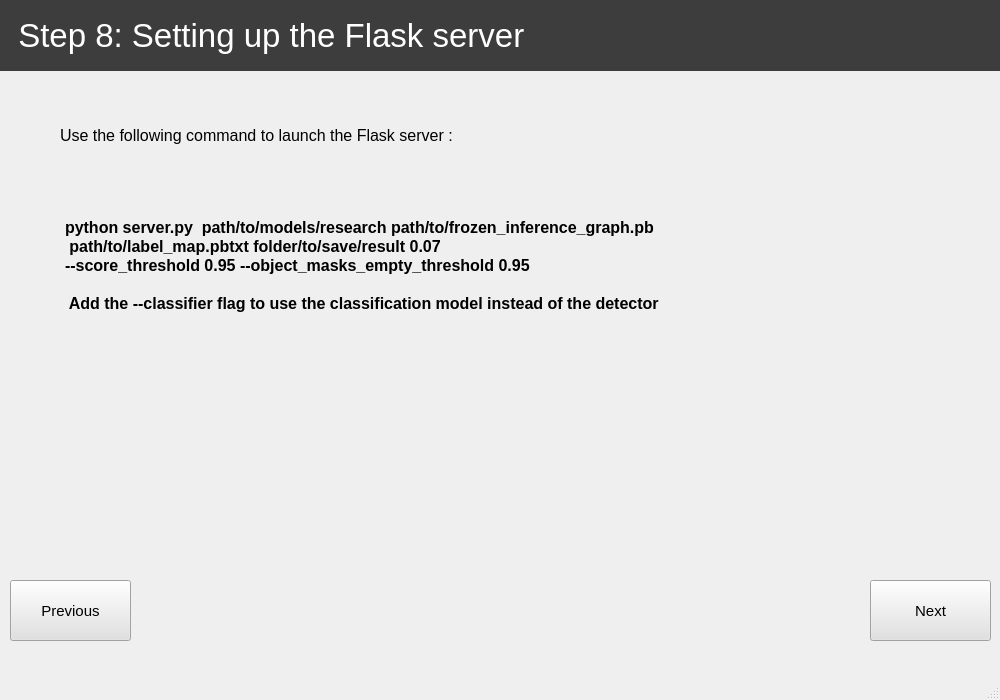
<?xml version="1.0" encoding="UTF-8"?>
<ui version="4.0">
 <class>step10</class>
 <widget class="QMainWindow" name="step10">
  <property name="geometry">
   <rect>
    <x>0</x>
    <y>0</y>
    <width>1000</width>
    <height>700</height>
   </rect>
  </property>
  <property name="windowTitle">
   <string>Scantronic</string>
  </property>
  <widget class="QWidget" name="centralwidget">
   <widget class="QLabel" name="label">
    <property name="geometry">
     <rect>
      <x>0</x>
      <y>0</y>
      <width>1001</width>
      <height>71</height>
     </rect>
    </property>
    <property name="palette">
     <palette>
      <active>
       <colorrole role="WindowText">
        <brush brushstyle="SolidPattern">
         <color alpha="255">
          <red>255</red>
          <green>255</green>
          <blue>255</blue>
         </color>
        </brush>
       </colorrole>
       <colorrole role="Button">
        <brush brushstyle="SolidPattern">
         <color alpha="255">
          <red>61</red>
          <green>61</green>
          <blue>61</blue>
         </color>
        </brush>
       </colorrole>
       <colorrole role="Base">
        <brush brushstyle="SolidPattern">
         <color alpha="255">
          <red>61</red>
          <green>61</green>
          <blue>61</blue>
         </color>
        </brush>
       </colorrole>
       <colorrole role="Window">
        <brush brushstyle="SolidPattern">
         <color alpha="255">
          <red>61</red>
          <green>61</green>
          <blue>61</blue>
         </color>
        </brush>
       </colorrole>
      </active>
      <inactive>
       <colorrole role="WindowText">
        <brush brushstyle="SolidPattern">
         <color alpha="255">
          <red>255</red>
          <green>255</green>
          <blue>255</blue>
         </color>
        </brush>
       </colorrole>
       <colorrole role="Button">
        <brush brushstyle="SolidPattern">
         <color alpha="255">
          <red>61</red>
          <green>61</green>
          <blue>61</blue>
         </color>
        </brush>
       </colorrole>
       <colorrole role="Base">
        <brush brushstyle="SolidPattern">
         <color alpha="255">
          <red>61</red>
          <green>61</green>
          <blue>61</blue>
         </color>
        </brush>
       </colorrole>
       <colorrole role="Window">
        <brush brushstyle="SolidPattern">
         <color alpha="255">
          <red>61</red>
          <green>61</green>
          <blue>61</blue>
         </color>
        </brush>
       </colorrole>
      </inactive>
      <disabled>
       <colorrole role="WindowText">
        <brush brushstyle="SolidPattern">
         <color alpha="255">
          <red>120</red>
          <green>120</green>
          <blue>120</blue>
         </color>
        </brush>
       </colorrole>
       <colorrole role="Button">
        <brush brushstyle="SolidPattern">
         <color alpha="255">
          <red>61</red>
          <green>61</green>
          <blue>61</blue>
         </color>
        </brush>
       </colorrole>
       <colorrole role="Base">
        <brush brushstyle="SolidPattern">
         <color alpha="255">
          <red>61</red>
          <green>61</green>
          <blue>61</blue>
         </color>
        </brush>
       </colorrole>
       <colorrole role="Window">
        <brush brushstyle="SolidPattern">
         <color alpha="255">
          <red>61</red>
          <green>61</green>
          <blue>61</blue>
         </color>
        </brush>
       </colorrole>
      </disabled>
     </palette>
    </property>
    <property name="font">
     <font>
      <pointsize>25</pointsize>
     </font>
    </property>
    <property name="autoFillBackground">
     <bool>false</bool>
    </property>
    <property name="styleSheet">
     <string notr="true">background-color: rgb(61, 61, 61);</string>
    </property>
    <property name="lineWidth">
     <number>17</number>
    </property>
    <property name="text">
     <string>  Step 8: Setting up the Flask server</string>
    </property>
   </widget>
   <widget class="QLabel" name="label_11">
    <property name="geometry">
     <rect>
      <x>60</x>
      <y>120</y>
      <width>741</width>
      <height>30</height>
     </rect>
    </property>
    <property name="font">
     <font>
      <pointsize>12</pointsize>
     </font>
    </property>
    <property name="text">
     <string>Use the following command to launch the Flask server :</string>
    </property>
    <property name="alignment">
     <set>Qt::AlignLeading|Qt::AlignLeft|Qt::AlignVCenter</set>
    </property>
   </widget>
   <widget class="QPushButton" name="pushButton_7">
    <property name="geometry">
     <rect>
      <x>10</x>
      <y>580</y>
      <width>121</width>
      <height>61</height>
     </rect>
    </property>
    <property name="palette">
     <palette>
      <active>
       <colorrole role="Button">
        <brush brushstyle="SolidPattern">
         <color alpha="255">
          <red>225</red>
          <green>225</green>
          <blue>225</blue>
         </color>
        </brush>
       </colorrole>
       <colorrole role="Base">
        <brush brushstyle="SolidPattern">
         <color alpha="255">
          <red>225</red>
          <green>225</green>
          <blue>225</blue>
         </color>
        </brush>
       </colorrole>
       <colorrole role="Window">
        <brush brushstyle="SolidPattern">
         <color alpha="255">
          <red>225</red>
          <green>225</green>
          <blue>225</blue>
         </color>
        </brush>
       </colorrole>
      </active>
      <inactive>
       <colorrole role="Button">
        <brush brushstyle="SolidPattern">
         <color alpha="255">
          <red>225</red>
          <green>225</green>
          <blue>225</blue>
         </color>
        </brush>
       </colorrole>
       <colorrole role="Base">
        <brush brushstyle="SolidPattern">
         <color alpha="255">
          <red>225</red>
          <green>225</green>
          <blue>225</blue>
         </color>
        </brush>
       </colorrole>
       <colorrole role="Window">
        <brush brushstyle="SolidPattern">
         <color alpha="255">
          <red>225</red>
          <green>225</green>
          <blue>225</blue>
         </color>
        </brush>
       </colorrole>
      </inactive>
      <disabled>
       <colorrole role="Button">
        <brush brushstyle="SolidPattern">
         <color alpha="255">
          <red>225</red>
          <green>225</green>
          <blue>225</blue>
         </color>
        </brush>
       </colorrole>
       <colorrole role="Base">
        <brush brushstyle="SolidPattern">
         <color alpha="255">
          <red>225</red>
          <green>225</green>
          <blue>225</blue>
         </color>
        </brush>
       </colorrole>
       <colorrole role="Window">
        <brush brushstyle="SolidPattern">
         <color alpha="255">
          <red>225</red>
          <green>225</green>
          <blue>225</blue>
         </color>
        </brush>
       </colorrole>
      </disabled>
     </palette>
    </property>
    <property name="font">
     <font>
      <pointsize>11</pointsize>
     </font>
    </property>
    <property name="styleSheet">
     <string notr="true">background-color: rgb(225, 225, 225);</string>
    </property>
    <property name="text">
     <string>Previous</string>
    </property>
   </widget>
   <widget class="QLabel" name="label_12">
    <property name="geometry">
     <rect>
      <x>60</x>
      <y>180</y>
      <width>931</width>
      <height>171</height>
     </rect>
    </property>
    <property name="font">
     <font>
      <pointsize>12</pointsize>
      <weight>75</weight>
      <bold>true</bold>
     </font>
    </property>
    <property name="styleSheet">
     <string notr="true">font-color: rgb(74, 138, 118);</string>
    </property>
    <property name="text">
     <string>python server.py  path/to/models/research path/to/frozen_inference_graph.pb
 path/to/label_map.pbtxt folder/to/save/result 0.07 
--score_threshold 0.95 --object_masks_empty_threshold 0.95 

 Add the --classifier flag to use the classification model instead of the detector</string>
    </property>
    <property name="indent">
     <number>5</number>
    </property>
    <property name="textInteractionFlags">
     <set>Qt::LinksAccessibleByMouse|Qt::TextSelectableByMouse</set>
    </property>
   </widget>
   <widget class="QPushButton" name="pushButton_8">
    <property name="geometry">
     <rect>
      <x>870</x>
      <y>580</y>
      <width>121</width>
      <height>61</height>
     </rect>
    </property>
    <property name="palette">
     <palette>
      <active>
       <colorrole role="Button">
        <brush brushstyle="SolidPattern">
         <color alpha="255">
          <red>225</red>
          <green>225</green>
          <blue>225</blue>
         </color>
        </brush>
       </colorrole>
       <colorrole role="Base">
        <brush brushstyle="SolidPattern">
         <color alpha="255">
          <red>225</red>
          <green>225</green>
          <blue>225</blue>
         </color>
        </brush>
       </colorrole>
       <colorrole role="Window">
        <brush brushstyle="SolidPattern">
         <color alpha="255">
          <red>225</red>
          <green>225</green>
          <blue>225</blue>
         </color>
        </brush>
       </colorrole>
      </active>
      <inactive>
       <colorrole role="Button">
        <brush brushstyle="SolidPattern">
         <color alpha="255">
          <red>225</red>
          <green>225</green>
          <blue>225</blue>
         </color>
        </brush>
       </colorrole>
       <colorrole role="Base">
        <brush brushstyle="SolidPattern">
         <color alpha="255">
          <red>225</red>
          <green>225</green>
          <blue>225</blue>
         </color>
        </brush>
       </colorrole>
       <colorrole role="Window">
        <brush brushstyle="SolidPattern">
         <color alpha="255">
          <red>225</red>
          <green>225</green>
          <blue>225</blue>
         </color>
        </brush>
       </colorrole>
      </inactive>
      <disabled>
       <colorrole role="Button">
        <brush brushstyle="SolidPattern">
         <color alpha="255">
          <red>225</red>
          <green>225</green>
          <blue>225</blue>
         </color>
        </brush>
       </colorrole>
       <colorrole role="Base">
        <brush brushstyle="SolidPattern">
         <color alpha="255">
          <red>225</red>
          <green>225</green>
          <blue>225</blue>
         </color>
        </brush>
       </colorrole>
       <colorrole role="Window">
        <brush brushstyle="SolidPattern">
         <color alpha="255">
          <red>225</red>
          <green>225</green>
          <blue>225</blue>
         </color>
        </brush>
       </colorrole>
      </disabled>
     </palette>
    </property>
    <property name="font">
     <font>
      <pointsize>11</pointsize>
     </font>
    </property>
    <property name="styleSheet">
     <string notr="true">background-color: rgb(225, 225, 225);</string>
    </property>
    <property name="text">
     <string>Next</string>
    </property>
   </widget>
  </widget>
  <widget class="QMenuBar" name="menubar">
   <property name="geometry">
    <rect>
     <x>0</x>
     <y>0</y>
     <width>1000</width>
     <height>26</height>
    </rect>
   </property>
  </widget>
  <widget class="QStatusBar" name="statusbar"/>
 </widget>
 <resources/>
 <connections/>
</ui>
